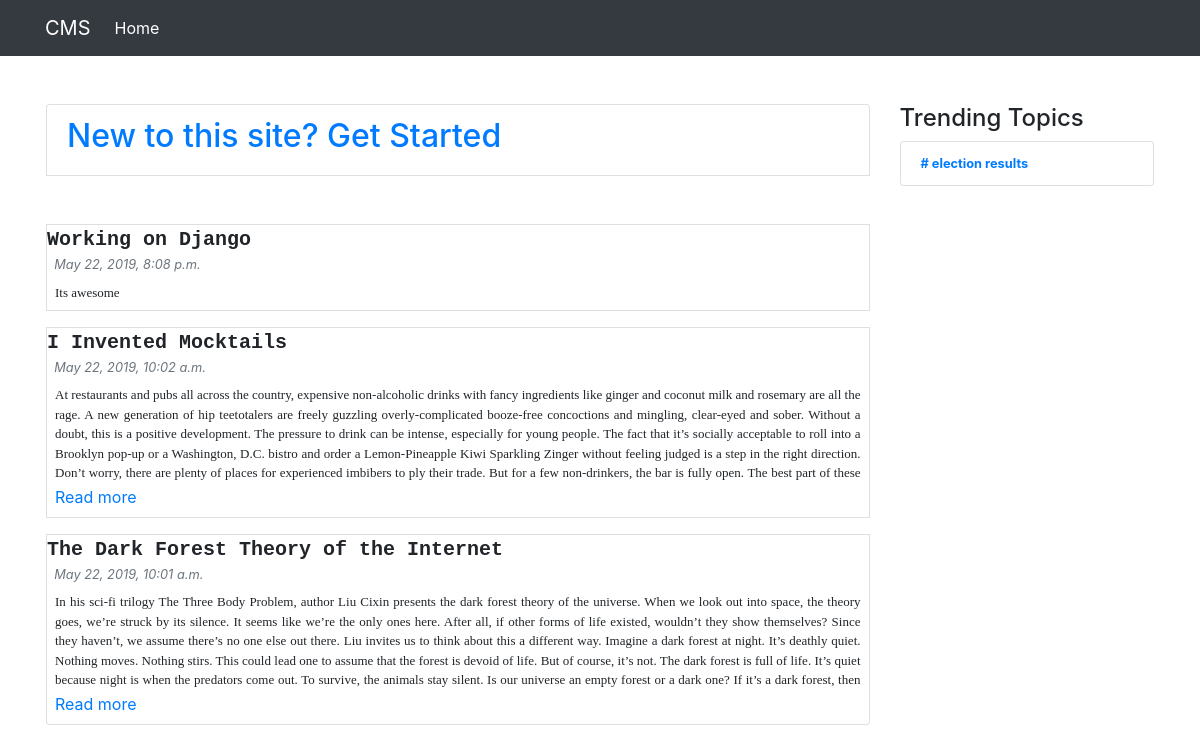
The page / on the database its author committed.
### Homepage/models.py (models this page shows)
class Blog(models.Model):
	title = models.CharField(max_length = 255, blank = False)
	content = models.TextField(blank = False)
	date = models.DateTimeField(auto_now_add = True, blank = False)

class Trending(models.Model):
	title = models.CharField(max_length = 255, blank = False)
	content = models.TextField(blank = False)

### Homepage/views.py (the view)
# urls.py: path('', include('Homepage.urls')),
def Homepage(request):
	blog_object = Blog.objects.all().order_by("-id")
	trending_object = Trending.objects.all()
	html_page = loader.get_template('Homepage.html')
	data = {
		'blog' : blog_object,
		'trending' : trending_object,
	}
	return HttpResponse(html_page.render({'data':data}))

### templates/Homepage.html (shortened to what this page needs)
{% load static %}
<html>
	<head>
		<link rel="stylesheet" href="https://stackpath.bootstrapcdn.com/bootstrap/4.3.1/css/bootstrap.min.css">
	</head>
	<body>
		{% include 'navbar.html'%}
		<div class="container px-3 pt-5">
			<div class ="row">
				<div class='col-9'>
					<div class='list-group'>
						<div class="list-group-item mb-5">
							<h2><a href="{% url 'add_new_blog'%}">New to this site? Get Started</a></h2>
						</div>
						{% for a in data.blog%}
						<div  class ='list-group-item mb-3 p-0'>
							<div style="font-family: Tahoma,Courier New; font-size: 20px;" class="">
								<b>{{a.title}}</b>
							</div>
							<span class ='text-muted small'>
							    <i>&nbsp;&nbsp;{{a.date}}</i>
							</span>
							<br>
							<div class = "row" style="margin: 0px;">
								<div class="col-12 text-justify p-2 ">
									<div style="font-size: 13px; font-family: Tahoma; {% if a.content|length > 150%}height:100px; overflow:hidden{% endif%}">
										{{ a.content}}
									</div>
									{% if a.content|length > 150 %}
										<a href="{% url 'view_blog' id=a.pk %}">Read more</a>
									{%endif%}
								</div>
							</div>
						</div>
						{% endfor%}
					</div>
				</div>
				<div class ='col-3'>
					<h4>Trending Topics</h4>
					<div class = 'list-group'>
						{% for a in data.trending%}
						<div class='list-group-item small'>
							<b><a href="{% url 'view_trending' id=a.id %}"># {{a.title}}</a></b>
						</div>
						{% endfor%}
					</div>
				</div>
			</div>
		</div>
	</body>
</html>

### templates/navbar.html (shortened to what this page needs)
		<nav class="navbar navbar-expand-lg navbar-dark bg-dark mx-auto">
		  <div class="container">
			<a class="navbar-brand" href="#">CMS</a>
			  <div class="collapse navbar-collapse" id="navbarNav">
			    <ul class="navbar-nav">
			      <li class="nav-item active">
			        <a class="nav-link" href="{% url 'homepage' %}">Home <span class="sr-only">(current)</span></a>
			      </li>
			    </ul>
		  		</div>
		  </div>
		</nav>

### rows shown on the page
Blog: title "Working on Django", date "May 22, 2019, 8:08 p.m.", content "Its awesome"
Blog: title "I Invented Mocktails", date "May 22, 2019, 10:02 a.m.", content "At restaurants and pubs all across the country, expensive non-alcoholic drinks with fancy ingredients like ginger and coconut milk and rosemary are all the rage. A new generation of hip teetotalers are freely guzzling overly-complicated booze-free concoctions and mingling, clear-eyed and sober. Without a doubt, this is a positive development. The pressure to drink can be intense, especially for young people. The fact that it’s socially acceptable to roll into a Brooklyn pop-up or a Washington, D.C. bistro and order a Lemon-Pineapple Kiwi Sparkling Zinger without feeling judged is a step in the right direction. Don’t worry, there are plenty of places for experienced imbibers to ply their…", shows "Read more"
Blog: title "The Dark Forest Theory of the Internet", date "May 22, 2019, 10:01 a.m.", content "In his sci-fi trilogy The Three Body Problem, author Liu Cixin presents the dark forest theory of the universe. When we look out into space, the theory goes, we’re struck by its silence. It seems like we’re the only ones here. After all, if other forms of life existed, wouldn’t they show themselves? Since they haven’t, we assume there’s no one else out there. Liu invites us to think about this a different way. Imagine a dark forest at night. It’s deathly quiet. Nothing moves. Nothing stirs. This could lead one to assume that the forest is devoid of life. But of course, it’s not. The dark forest is full of life. It’s quiet because night is when the predators come out. To survive, the animals…", shows "Read more"
Trending: title "election results"
